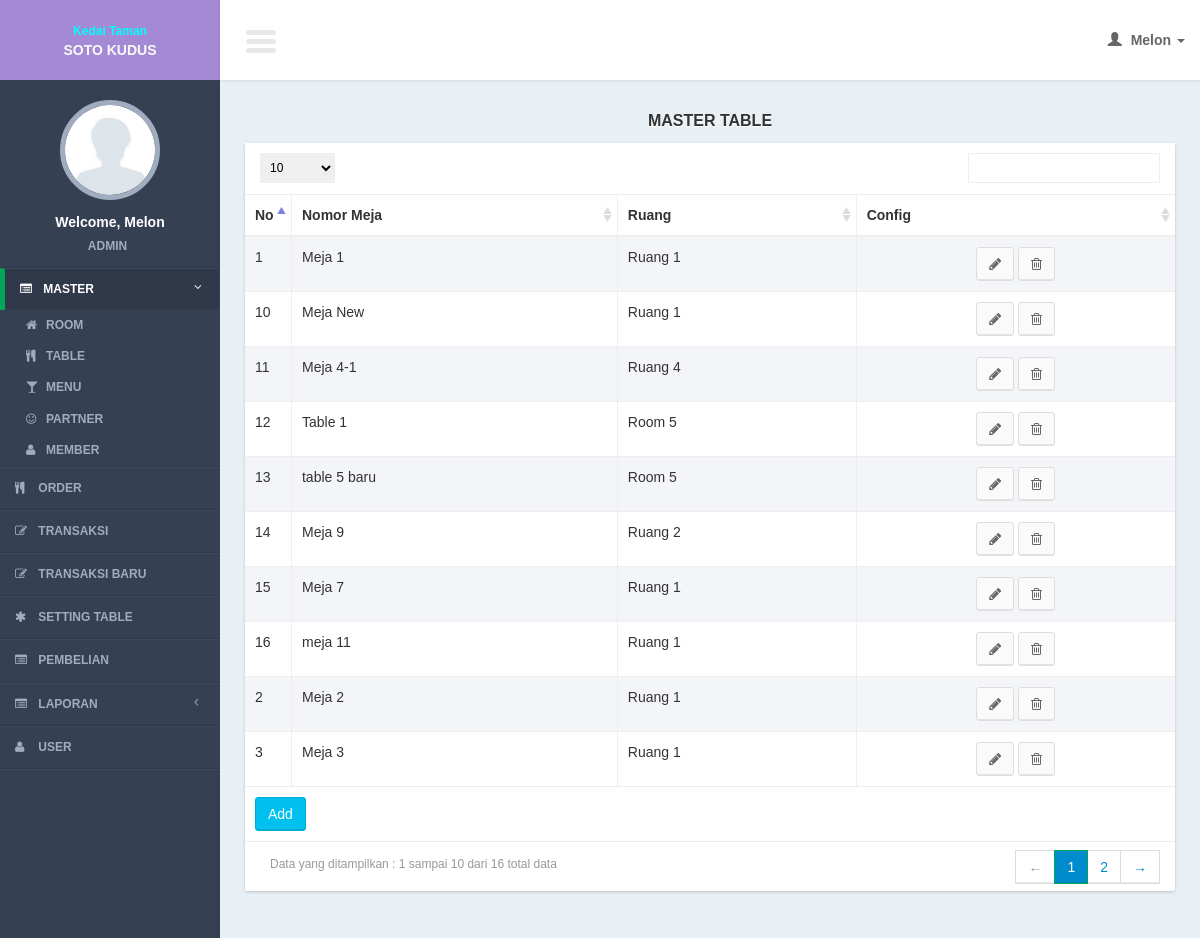
The app's page /controllers/master_table.php?page=list (signed in), older data.
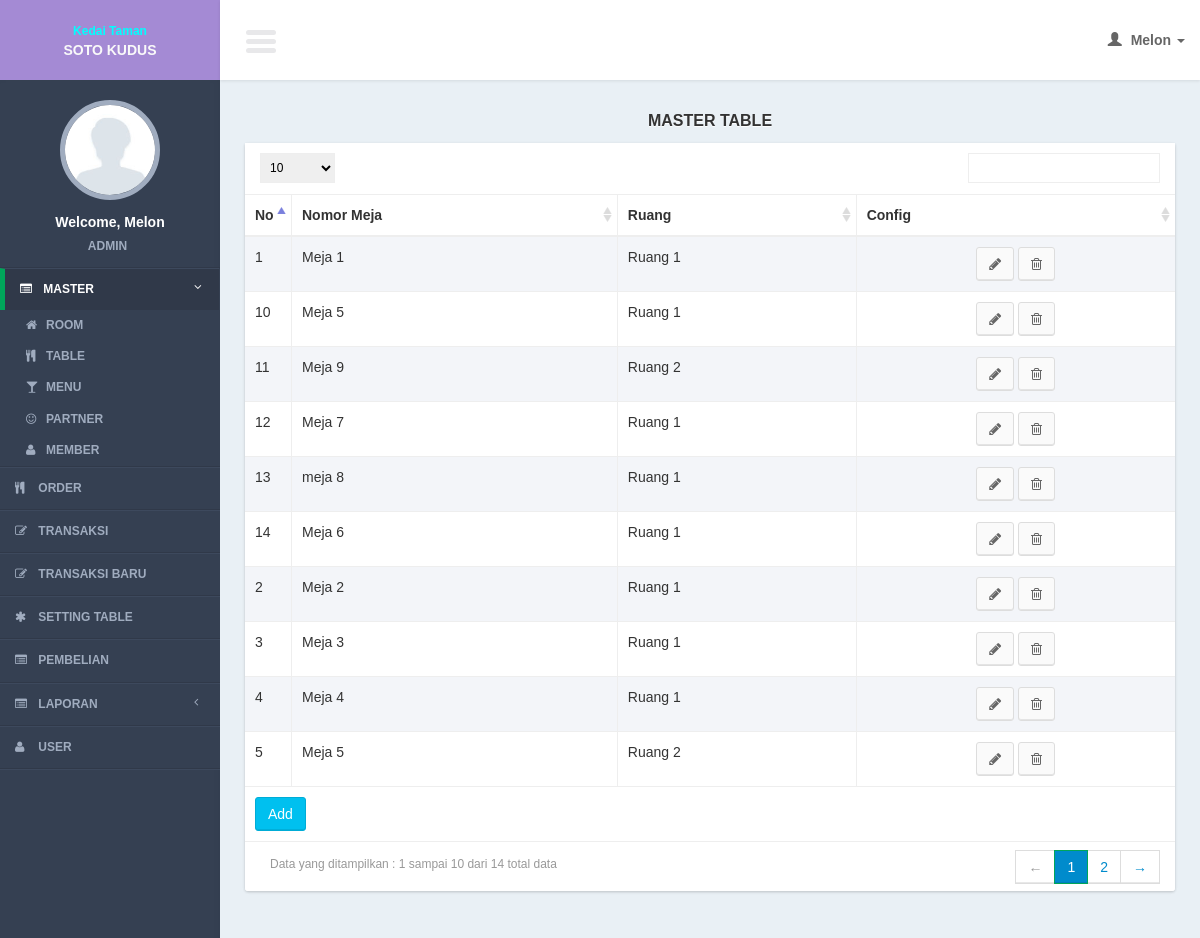
The same page, newer data.
### tables this page shows
CREATE TABLE IF NOT EXISTS `tables` (
`table_id` int(11) NOT NULL,
  `building_id` int(11) NOT NULL,
  `table_name` varchar(100) NOT NULL,
  `data_x` int(11) NOT NULL,
  `data_y` int(11) NOT NULL
);

CREATE TABLE IF NOT EXISTS `buildings` (
`building_id` int(11) NOT NULL,
  `building_name` varchar(100) NOT NULL
);

### lib/function.php (called while the page is built, shortened)
<?php
function get_header($title = ""){
	include '../views/layout/header.php';
}
function get_footer($query_find = 0){
	include '../views/layout/footer.php';
}
function get_user_data(){
	$query_user = mysql_query("select * from users where user_id = '".$_SESSION['user_id']."'");
	$row_user = mysql_fetch_object($query_user);
	$name = ucfirst($row_user->user_name);
	switch($row_user->user_type_id){
		case 1: $type = "Admin"; break;
	}
	$user_img = $row_user->user_img;
	return array($name, $type, $user_img);
}
	?>

### models/master_table_model.php (called while the page is built, shortened)
<?php
function select(){
	$query = mysql_query("select a.* , b.building_name as nama_gedung
							from tables a
							join buildings b on b.building_id = a.building_id
							order by table_id");
	return $query;
}
?>

### views/master_table/list.php (the view, shortened to what this page needs)
     <section class="content">
         <div class="row">
             <div class="col-xs-12">
                  <div class="title_page"> <?= $title ?></div>
                 <div class="box">
                     <div class="box-body2 table-responsive">
                         <table id="example1" class="table table-bordered table-striped">
                             <thead>
                                 <tr>
                                 <th width="5%">No</th>
                                     <th>Nomor Meja</th>
                                     <th>Ruang</th>
                                        <th>Config</th>
                                 </tr>
                             </thead>
                             <tbody>
                                 <?php
                                $no = 1;
  while($row = mysql_fetch_array($query)){
                                 ?>
                                 <tr>
                                 <td><?= $no?></td>
                                    <td><?= $row['table_name']?></td>
                                     <td><?php echo $row['nama_gedung']?></td>
                                   <td style="text-align:center;">
                                         <a href="master_table.php?page=form&id=<?= $row['table_id']?>" class="btn btn-default" ><i class="fa fa-pencil"></i></a>
                                         <a href="javascript:void(0)" onclick="confirm_delete(<?= $row['table_id']; ?>,'master_table.php?page=delete&id=')" class="btn btn-default" ><i class="fa fa-trash-o"></i></a>
                                     </td>
                                 </tr>
                                 <?php
$no++;
                                 }
                                 ?>
                             </tbody>
                               <tfoot>
                                 <tr>
                                     <td colspan="4"><a href="<?= $add_button ?>" class="btn btn-info " >Add</a></td>
                                 </tr>
                             </tfoot>
                         </table>
                     </div>
                 </div>
             </div>
         </div>
     </section>

### controllers/master_table.php (shortened to what this page needs)
<?php
include '../lib/function.php';
include '../models/master_table_model.php';
$page = (isset($_GET['page'])) ? $_GET['page'] : "list";
$title = ucfirst("master table");
switch ($page) {
	case 'list':
		get_header($title);
		$query = select();
		$add_button = "master_table.php?page=form";
		include '../views/master_table/list.php';
		get_footer();
	break;
}
?>

### views/layout/header.php (shortened to what this page needs)
<!DOCTYPE html>
<html>
    <head>
        <link href="../css/bootstrap.min.css" rel="stylesheet" type="text/css" />
        <link href="../css/font-awesome.min.css" rel="stylesheet" type="text/css" />
        <link href="../css/ionicons.min.css" rel="stylesheet" type="text/css" />
        <link href="../css/datatables/dataTables.bootstrap.css" rel="stylesheet" type="text/css" />
        <link href="../css/AdminLTE.css" rel="stylesheet" type="text/css" />
        <link href="../css/popModal.css" type="text/css" rel="stylesheet" >
        <link href="../css/preview.css" type="text/css" rel="stylesheet" >
        <link href="../css/iCheck/all.css" rel="stylesheet" type="text/css" />
        <link href="../css/daterangepicker/daterangepicker-bs3.css" rel="stylesheet" type="text/css" />
        <link href="../css/timepicker/bootstrap-timepicker.min.css" rel="stylesheet"/>
       <link href="../css/datepicker/datepicker.css" rel="stylesheet">
       <link rel="stylesheet" type="text/css" href="../css/lookup/bootstrap-select.css">
	   <link rel="stylesheet" type="text/css" href="../css/button/component.css" />
       <link rel="stylesheet" type="text/css" href="../css/tooltip/tooltip-classic.css" />
       <link href="../css/menu/menu.css" rel="stylesheet">
    </head>
    <body class="skin-blue">
        <header class="header">
            <a href="../index.php" class="logo" >
             <table width="100%" border="0" cellspacing="0" cellpadding="0">
              <tr>
                  <td width="86%" align="center"><span style="font-size:12px; font-weight:bold; color:#0FF">Kedai Taman</span><br><span style="font-weight:bold;">SOTO KUDUS</span></td>
              </tr>
            </table>
            </a>
            <nav class="navbar navbar-static-top" role="navigation">
                <a href="#" class="navbar-btn sidebar-toggle" data-toggle="offcanvas" role="button">
                    <span class="icon-bar"></span>
                    <span class="icon-bar"></span>
                    <span class="icon-bar"></span>
                </a>
                <div class="navbar-right">
                    <ul class="nav navbar-nav">
                        <li class="dropdown user user-menu">
                            <a href="#" class="dropdown-toggle" data-toggle="dropdown">
                                <i class="glyphicon glyphicon-user"></i>
                                <span>
                                    <?php
                                        $user_data = get_user_data();
                                        echo $user_data[0];
                                    ?>
                                     <i class="caret"></i></span>
                            </a>
                        </li>
                    </ul>
                </div>
            </nav>
        </header>
        <div class="wrapper row-offcanvas row-offcanvas-left">
            <?php
                include("../views/layout/left_side.php");
            ?>
            <aside class="right-side">

### views/layout/left_side.php (shortened to what this page needs)
<aside class="left-side sidebar-offcanvas">
               <section class="sidebar">
                   <div class="user-panel">
                       <div class="image" style="text-align:center; margin-bottom:10px; margin-top:10px;">
                       	<?php
                            $user_data = get_user_data();
						if($user_data[2]==""){
							$img = "../img/user/default.jpg";
						}else{
							$img = "../img/user/".$user_data[2];
						}
						?>
                           <img src="<?= $img ?>" class="img-circle" alt="User Image" />
                       </div>
                       <div class="info" style="text-align:center;">
                           <p style="color:#fff; ">
                                       <?php
                                       echo "Welcome, ".$user_data[0];
                                       ?>
                               </p>
                           <a style="color:#a0acbf;  "><?= $user_data[1]?></a>
                       </div>
                   </div>
                <ul class="sidebar-menu">
                 <li class="treeview <?php if(isset($_SESSION['menu_active']) && $_SESSION['menu_active'] == 1){ echo "active"; }?>">
                           <a href="#">
                               <i class="fa fa-list-alt"></i>
                               <span>Master</span>
                               <i class="fa fa-angle-left pull-right"></i>
                           </a>
                           <ul class="treeview-menu">
                               <li><a href="building.php?page=list"><i class="fa fa-home"></i>Room</a></li>
                               <li><a href="master_table.php?page=list"><i class="fa fa-cutlery"></i>Table</a></li>
                               <li><a href="menu.php?page=list"><i class="fa fa-glass"></i>Menu</a></li>
                               <li><a href="partner.php?page=list"><i class="fa fa-smile-o"></i>Partner</a></li>
                               <li><a href="member.php?page=list"><i class="fa fa-user"></i>Member</a></li>
                           </ul>
                 </li>
                 <li <?php if(isset($_SESSION['menu_active']) && $_SESSION['menu_active'] == 2){ echo "class='active'"; } ?>>
                           <a href="order.php">
                                <i class="fa fa-cutlery"></i>
                               <span>Order</span>
                           </a>
                 </li>
                  <li <?php if(isset($_SESSION['menu_active']) && $_SESSION['menu_active'] == 3){ echo "class='active'"; } ?>>
                           <a href="transaction.php">
                                <i class="fa fa-pencil-square-o"></i>
                               <span>Transaksi</span>
                           </a>
                 </li>
                  <li <?php if(isset($_SESSION['menu_active']) && $_SESSION['menu_active'] == 8){ echo "class='active'"; } ?>>
                           <a href="transaction_new.php">
                                <i class="fa fa-pencil-square-o"></i>
                               <span>Transaksi Baru</span>
                           </a>
                 </li>
                 <li <?php if(isset($_SESSION['menu_active']) && $_SESSION['menu_active'] == 4){ echo "class='active'"; } ?>>
                           <a href="table.php">
                                <i class="fa fa-asterisk"></i>
                               <span>Setting Table</span>
                           </a>
                 </li>
                  <li <?php if(isset($_SESSION['menu_active']) && $_SESSION['menu_active'] == 5){ echo "class='active'"; } ?>>
                           <a href="purchase.php">
                                <i class="fa fa-list-alt"></i>
                               <span>Pembelian</span>
                           </a>
                 </li>
                 <li class="treeview <?php if(isset($_SESSION['menu_active']) && $_SESSION['menu_active'] == 6){ echo "active"; }?>">
                           <a href="#">
                               <i class="fa fa-list-alt"></i>
                               <span>Laporan</span>
                               <i class="fa fa-angle-left pull-right"></i>
                           </a>
                 </li>
                   <?php
                   if($_SESSION['user_type_id'] == 1){
				?>
                 <li <?php if(isset($_SESSION['menu_active']) && $_SESSION['menu_active'] == 7){ echo "class='active'"; } ?>>
                           <a href="user.php">
                               <i class="fa fa-user"></i>
                               <span>User</span>
                           </a>
                 </li>
                <?php
				}
			 ?>
                   </ul>
               </section>
           </aside>

### views/layout/footer.php (shortened to what this page needs)
            </aside>
        </div>
    </body>
</html>

### css/tooltip/tooltip-classic.css (style rules this page uses)
html, body { margin:0; height:100%; }

Row changes from the older to the newer data that the page shows:
removed tables: table_name "Meja 4-1", building.building_name "Ruang 4"
removed tables: table_name "Table 1", building.building_name "Room 5"
removed tables: table_name "table 5 baru", building.building_name "Room 5"
now on this page (row edited): tables: table_name "Meja 4", building.building_name "Ruang 1"
now on this page (row edited): tables: table_name "Meja 5", building.building_name "Ruang 2"
changed tables (number 6 of 10 on the later page): table_name "Meja New" → "Meja 5"
changed tables: table_name "meja 11" → "meja 8"
added tables: table_name "Meja 6", building.building_name "Ruang 1"
Text that changed along with them:
text written by a page script: "Data yang ditampilkan : 1 sampai 10 dari 16 total data ← 1 2 →" → "Data yang ditampilkan : 1 sampai 10 dari 14 total data ← 1 2 →"
